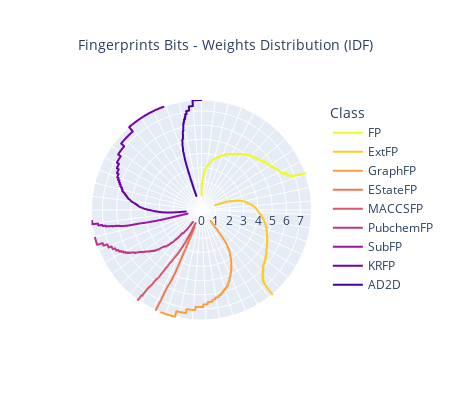

This figure's notebook cell:
### Code cell
# plot the fingerprints bits distribution
fig = px.line_polar(fpb_classes_df, r='idf_weights', theta='Fingerprint', 
                    width=450, height=400, line_close=False, color='Class', title="Fingerprints Bits - Weights Distribution (IDF)",
                    color_discrete_sequence=px.colors.sequential.Plasma_r, )
# configuration
config = {'modeBarButtonsToRemove': ['zoom'],'displaylogo': False}
fig.update_polars(angularaxis_showticklabels=False)
fig.update_layout(font_size=12, title_x=0.5, title_font_size=14)
# save figure
fig.write_html(path_save + '/fingerprints_bits_idf.html', config=config)
fig.show(config=config)

### Figure 1 — Plotly figure (JSON) as saved in the notebook; plotly's stock layout.template omitted (floating-point values rounded to 4 significant figures; data arrays with more than 128 entries replaced by an {"elided": "..."} marker saying what was removed)
{"data": [{"hovertemplate": "Class=FP<br>idf_weights=%{r}<br>Fingerprint=%{theta}<extra></extra>", "legendgroup": "FP", "line": {"color": "#f0f921", "dash": "solid"}, "marker": {"symbol": "circle"}, "mode": "lines", "name": "FP", "r": {"elided": "1023 float values"}, "showlegend": true, "subplot": "polar", "theta": {"elided": "1023 str values"}, "type": "scatterpolargl"}, {"hovertemplate": "Class=ExtFP<br>idf_weights=%{r}<br>Fingerprint=%{theta}<extra></extra>", "legendgroup": "ExtFP", "line": {"color": "#fdca26", "dash": "solid"}, "marker": {"symbol": "circle"}, "mode": "lines", "name": "ExtFP", "r": {"elided": "1009 float values"}, "showlegend": true, "subplot": "polar", "theta": {"elided": "1009 str values"}, "type": "scatterpolargl"}, {"hovertemplate": "Class=GraphFP<br>idf_weights=%{r}<br>Fingerprint=%{theta}<extra></extra>", "legendgroup": "GraphFP", "line": {"color": "#fb9f3a", "dash": "solid"}, "marker": {"symbol": "circle"}, "mode": "lines", "name": "GraphFP", "r": {"elided": "891 float values"}, "showlegend": true, "subplot": "polar", "theta": {"elided": "891 str values"}, "type": "scatterpolargl"}, {"hovertemplate": "Class=EStateFP<br>idf_weights=%{r}<br>Fingerprint=%{theta}<extra></extra>", "legendgroup": "EStateFP", "line": {"color": "#ed7953", "dash": "solid"}, "marker": {"symbol": "circle"}, "mode": "lines", "name": "EStateFP", "r": [1.306, 1.434, 2.059, 2.108, 2.151, 2.197, 2.197, 2.563, 2.645, 2.983, 3.056, 3.126, 3.464, 3.648, 4.294, 4.779, 4.942, 4.942, 5.002, 5.101, 5.136, 5.377, 5.423, 5.472, 5.472, 5.524, 5.635, 5.695, 5.76, 5.76, 5.829, 5.829, 5.903, 6.165, 6.271, 6.271, 6.389, 7.082, 7.082, 7.082, 7.369, 7.775, 7.775], "showlegend": true, "subplot": "polar", "theta": ["EStateFP7", "EStateFP9", "EStateFP35", "EStateFP12", "EStateFP13", "EStateFP16", "EStateFP17", "EStateFP36", "EStateFP11", "EStateFP34", "EStateFP19", "EStateFP18", "EStateFP8", "EStateFP54", "EStateFP31", "EStateFP30", "EStateFP37", "EStateFP29", "EStateFP21", "EStateFP15", "EStateFP24", "EStateFP38", "EStateFP50", "EStateFP28", "EStateFP20", "EStateFP42", "EStateFP14", "EStateFP46", "EStateFP70", "EStateFP22", "EStateFP26", "EStateFP49", "EStateFP10", "EStateFP27", "EStateFP25", "EStateFP53", "EStateFP51", "EStateFP48", "EStateFP52", "EStateFP32", "EStateFP23", "EStateFP33", "EStateFP75"], "type": "scatterpolargl"}, {"hovertemplate": "Class=MACCSFP<br>idf_weights=%{r}<br>Fingerprint=%{theta}<extra></extra>", "legendgroup": "MACCSFP", "line": {"color": "#d8576b", "dash": "solid"}, "marker": {"symbol": "circle"}, "mode": "lines", "name": "MACCSFP", "r": {"elided": "157 float values"}, "showlegend": true, "subplot": "polar", "theta": {"elided": "157 str values"}, "type": "scatterpolargl"}, {"hovertemplate": "Class=PubchemFP<br>idf_weights=%{r}<br>Fingerprint=%{theta}<extra></extra>", "legendgroup": "PubchemFP", "line": {"color": "#bd3786", "dash": "solid"}, "marker": {"symbol": "circle"}, "mode": "lines", "name": "PubchemFP", "r": {"elided": "580 float values"}, "showlegend": true, "subplot": "polar", "theta": {"elided": "580 str values"}, "type": "scatterpolargl"}, {"hovertemplate": "Class=SubFP<br>idf_weights=%{r}<br>Fingerprint=%{theta}<extra></extra>", "legendgroup": "SubFP", "line": {"color": "#9c179e", "dash": "solid"}, "marker": {"symbol": "circle"}, "mode": "lines", "name": "SubFP", "r": {"elided": "129 float values"}, "showlegend": true, "subplot": "polar", "theta": {"elided": "129 str values"}, "type": "scatterpolargl"}, {"hovertemplate": "Class=KRFP<br>idf_weights=%{r}<br>Fingerprint=%{theta}<extra></extra>", "legendgroup": "KRFP", "line": {"color": "#7201a8", "dash": "solid"}, "marker": {"symbol": "circle"}, "mode": "lines", "name": "KRFP", "r": {"elided": "1094 float values"}, "showlegend": true, "subplot": "polar", "theta": {"elided": "1094 str values"}, "type": "scatterpolargl"}, {"hovertemplate": "Class=AD2D<br>idf_weights=%{r}<br>Fingerprint=%{theta}<extra></extra>", "legendgroup": "AD2D", "line": {"color": "#46039f", "dash": "solid"}, "marker": {"symbol": "circle"}, "mode": "lines", "name": "AD2D", "r": {"elided": "292 float values"}, "showlegend": true, "subplot": "polar", "theta": {"elided": "292 str values"}, "type": "scatterpolargl"}], "layout": {"font": {"size": 12}, "height": 400, "legend": {"title": {"text": "Class"}, "tracegroupgap": 0}, "polar": {"angularaxis": {"direction": "clockwise", "rotation": 90, "showticklabels": false}, "domain": {"x": [0, 1], "y": [0, 1]}}, "title": {"font": {"size": 14}, "text": "Fingerprints Bits - Weights Distribution (IDF)", "x": 0.5}, "width": 450}}
